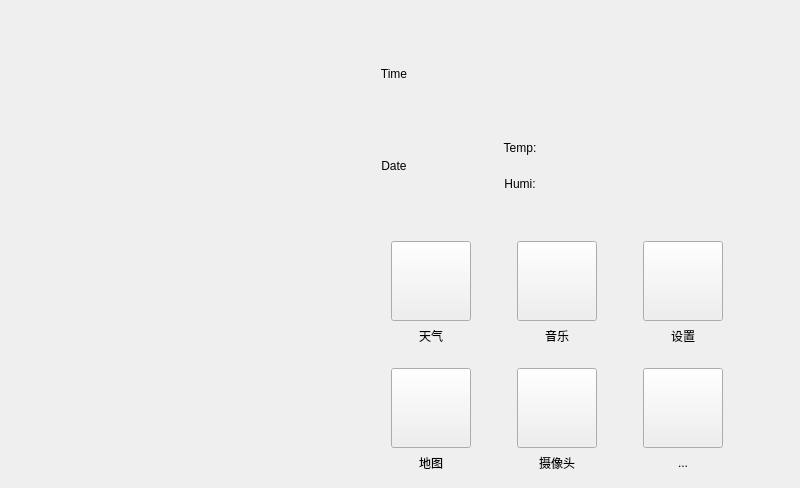
<?xml version="1.0" encoding="UTF-8"?>
<ui version="4.0">
 <class>MainWindow</class>
 <widget class="QMainWindow" name="MainWindow">
  <property name="geometry">
   <rect>
    <x>0</x>
    <y>0</y>
    <width>800</width>
    <height>488</height>
   </rect>
  </property>
  <property name="minimumSize">
   <size>
    <width>800</width>
    <height>480</height>
   </size>
  </property>
  <property name="windowTitle">
   <string>MainWindow</string>
  </property>
  <property name="styleSheet">
   <string notr="true"/>
  </property>
  <widget class="QWidget" name="centralWidget">
   <widget class="QGroupBox" name="groupBox">
    <property name="geometry">
     <rect>
      <x>300</x>
      <y>10</y>
      <width>461</width>
      <height>200</height>
     </rect>
    </property>
    <property name="minimumSize">
     <size>
      <width>200</width>
      <height>150</height>
     </size>
    </property>
    <property name="styleSheet">
     <string notr="true">QGroupBox {
    subcontrol-origin: margin;
    subcontrol-position: top left;
    padding: 0 8px;
    color: transparent;
    background: transparent;
    border: none;
    height: 0px;
    width: 0px;
}</string>
    </property>
    <property name="title">
     <string/>
    </property>
    <layout class="QGridLayout" name="gridLayout">
     <item row="0" column="0">
      <layout class="QHBoxLayout" name="horizontalLayout_7">
       <item>
        <widget class="QLabel" name="label_Time">
         <property name="minimumSize">
          <size>
           <width>150</width>
           <height>100</height>
          </size>
         </property>
         <property name="text">
          <string>Time</string>
         </property>
         <property name="alignment">
          <set>Qt::AlignCenter</set>
         </property>
        </widget>
       </item>
       <item>
        <spacer name="horizontalSpacer_5">
         <property name="orientation">
          <enum>Qt::Horizontal</enum>
         </property>
         <property name="sizeHint" stdset="0">
          <size>
           <width>40</width>
           <height>20</height>
          </size>
         </property>
        </spacer>
       </item>
       <item>
        <layout class="QVBoxLayout" name="verticalLayout_9">
         <item>
          <layout class="QHBoxLayout" name="horizontalLayout_5">
           <item>
            <widget class="QLabel" name="label_11">
             <property name="minimumSize">
              <size>
               <width>45</width>
               <height>30</height>
              </size>
             </property>
             <property name="text">
              <string/>
             </property>
             <property name="alignment">
              <set>Qt::AlignCenter</set>
             </property>
            </widget>
           </item>
           <item>
            <widget class="QLabel" name="label_12">
             <property name="minimumSize">
              <size>
               <width>45</width>
               <height>30</height>
              </size>
             </property>
             <property name="text">
              <string/>
             </property>
             <property name="alignment">
              <set>Qt::AlignCenter</set>
             </property>
            </widget>
           </item>
          </layout>
         </item>
         <item>
          <layout class="QHBoxLayout" name="horizontalLayout_6">
           <item>
            <widget class="QLabel" name="label_13">
             <property name="minimumSize">
              <size>
               <width>45</width>
               <height>30</height>
              </size>
             </property>
             <property name="text">
              <string/>
             </property>
             <property name="alignment">
              <set>Qt::AlignCenter</set>
             </property>
            </widget>
           </item>
           <item>
            <widget class="QLabel" name="label_14">
             <property name="minimumSize">
              <size>
               <width>45</width>
               <height>30</height>
              </size>
             </property>
             <property name="text">
              <string/>
             </property>
             <property name="alignment">
              <set>Qt::AlignCenter</set>
             </property>
            </widget>
           </item>
          </layout>
         </item>
        </layout>
       </item>
      </layout>
     </item>
     <item row="1" column="0">
      <layout class="QHBoxLayout" name="horizontalLayout_8">
       <item>
        <widget class="QLabel" name="label_Date">
         <property name="minimumSize">
          <size>
           <width>150</width>
           <height>40</height>
          </size>
         </property>
         <property name="text">
          <string>Date</string>
         </property>
         <property name="alignment">
          <set>Qt::AlignCenter</set>
         </property>
        </widget>
       </item>
       <item>
        <layout class="QVBoxLayout" name="verticalLayout_8">
         <item>
          <layout class="QHBoxLayout" name="horizontalLayout_3">
           <item>
            <widget class="QLabel" name="label_temp_n">
             <property name="minimumSize">
              <size>
               <width>90</width>
               <height>30</height>
              </size>
             </property>
             <property name="maximumSize">
              <size>
               <width>45</width>
               <height>30</height>
              </size>
             </property>
             <property name="text">
              <string>Temp:</string>
             </property>
             <property name="alignment">
              <set>Qt::AlignCenter</set>
             </property>
            </widget>
           </item>
           <item>
            <widget class="QLabel" name="label_temp">
             <property name="minimumSize">
              <size>
               <width>45</width>
               <height>30</height>
              </size>
             </property>
             <property name="maximumSize">
              <size>
               <width>45</width>
               <height>30</height>
              </size>
             </property>
             <property name="text">
              <string/>
             </property>
             <property name="alignment">
              <set>Qt::AlignCenter</set>
             </property>
            </widget>
           </item>
          </layout>
         </item>
         <item>
          <layout class="QHBoxLayout" name="horizontalLayout_4">
           <item>
            <widget class="QLabel" name="label_humi_n">
             <property name="minimumSize">
              <size>
               <width>90</width>
               <height>30</height>
              </size>
             </property>
             <property name="maximumSize">
              <size>
               <width>45</width>
               <height>30</height>
              </size>
             </property>
             <property name="text">
              <string>Humi:</string>
             </property>
             <property name="alignment">
              <set>Qt::AlignCenter</set>
             </property>
            </widget>
           </item>
           <item>
            <widget class="QLabel" name="label_humi">
             <property name="minimumSize">
              <size>
               <width>45</width>
               <height>30</height>
              </size>
             </property>
             <property name="maximumSize">
              <size>
               <width>45</width>
               <height>30</height>
              </size>
             </property>
             <property name="text">
              <string/>
             </property>
             <property name="alignment">
              <set>Qt::AlignCenter</set>
             </property>
            </widget>
           </item>
          </layout>
         </item>
        </layout>
       </item>
       <item>
        <spacer name="horizontalSpacer_6">
         <property name="orientation">
          <enum>Qt::Horizontal</enum>
         </property>
         <property name="sizeHint" stdset="0">
          <size>
           <width>40</width>
           <height>20</height>
          </size>
         </property>
        </spacer>
       </item>
      </layout>
     </item>
    </layout>
   </widget>
   <widget class="QWidget" name="verticalLayoutWidget">
    <property name="geometry">
     <rect>
      <x>10</x>
      <y>10</y>
      <width>241</width>
      <height>191</height>
     </rect>
    </property>
    <layout class="QVBoxLayout" name="videoVLayout"/>
   </widget>
   <widget class="QWidget" name="layoutWidget">
    <property name="geometry">
     <rect>
      <x>380</x>
      <y>230</y>
      <width>354</width>
      <height>253</height>
     </rect>
    </property>
    <layout class="QVBoxLayout" name="verticalLayout_7">
     <item>
      <layout class="QHBoxLayout" name="horizontalLayout_2">
       <item>
        <layout class="QVBoxLayout" name="verticalLayout_3">
         <item>
          <widget class="QPushButton" name="Weather_Button">
           <property name="minimumSize">
            <size>
             <width>80</width>
             <height>80</height>
            </size>
           </property>
           <property name="styleSheet">
            <string notr="true">border-image: url(:/resources/Ui/mianwindow/天气.png);</string>
           </property>
           <property name="text">
            <string/>
           </property>
          </widget>
         </item>
         <item>
          <widget class="QLabel" name="label">
           <property name="minimumSize">
            <size>
             <width>80</width>
             <height>0</height>
            </size>
           </property>
           <property name="text">
            <string>天气</string>
           </property>
           <property name="alignment">
            <set>Qt::AlignCenter</set>
           </property>
          </widget>
         </item>
        </layout>
       </item>
       <item>
        <spacer name="horizontalSpacer">
         <property name="orientation">
          <enum>Qt::Horizontal</enum>
         </property>
         <property name="sizeHint" stdset="0">
          <size>
           <width>40</width>
           <height>20</height>
          </size>
         </property>
        </spacer>
       </item>
       <item>
        <layout class="QVBoxLayout" name="verticalLayout_2">
         <item>
          <widget class="QPushButton" name="Music_Button">
           <property name="minimumSize">
            <size>
             <width>80</width>
             <height>80</height>
            </size>
           </property>
           <property name="styleSheet">
            <string notr="true">border-image: url(:/resources/Ui/mianwindow/音乐.png);</string>
           </property>
           <property name="text">
            <string/>
           </property>
          </widget>
         </item>
         <item>
          <widget class="QLabel" name="label_4">
           <property name="minimumSize">
            <size>
             <width>80</width>
             <height>0</height>
            </size>
           </property>
           <property name="text">
            <string>音乐</string>
           </property>
           <property name="alignment">
            <set>Qt::AlignCenter</set>
           </property>
          </widget>
         </item>
        </layout>
       </item>
       <item>
        <spacer name="horizontalSpacer_3">
         <property name="orientation">
          <enum>Qt::Horizontal</enum>
         </property>
         <property name="sizeHint" stdset="0">
          <size>
           <width>40</width>
           <height>20</height>
          </size>
         </property>
        </spacer>
       </item>
       <item>
        <layout class="QVBoxLayout" name="verticalLayout">
         <item>
          <widget class="QPushButton" name="pBtn_Setting">
           <property name="minimumSize">
            <size>
             <width>80</width>
             <height>80</height>
            </size>
           </property>
           <property name="styleSheet">
            <string notr="true">border-image: url(:/resources/Ui/mianwindow/设置.png);</string>
           </property>
           <property name="text">
            <string/>
           </property>
          </widget>
         </item>
         <item>
          <widget class="QLabel" name="label_5">
           <property name="minimumSize">
            <size>
             <width>80</width>
             <height>0</height>
            </size>
           </property>
           <property name="text">
            <string>设置</string>
           </property>
           <property name="alignment">
            <set>Qt::AlignCenter</set>
           </property>
          </widget>
         </item>
        </layout>
       </item>
      </layout>
     </item>
     <item>
      <spacer name="verticalSpacer">
       <property name="orientation">
        <enum>Qt::Vertical</enum>
       </property>
       <property name="sizeHint" stdset="0">
        <size>
         <width>215</width>
         <height>13</height>
        </size>
       </property>
      </spacer>
     </item>
     <item>
      <layout class="QHBoxLayout" name="horizontalLayout">
       <item>
        <layout class="QVBoxLayout" name="verticalLayout_4">
         <item>
          <widget class="QPushButton" name="Map_Button">
           <property name="minimumSize">
            <size>
             <width>80</width>
             <height>80</height>
            </size>
           </property>
           <property name="styleSheet">
            <string notr="true">border-image: url(:/resources/Ui/mianwindow/地图.png);</string>
           </property>
           <property name="text">
            <string/>
           </property>
          </widget>
         </item>
         <item>
          <widget class="QLabel" name="label_2">
           <property name="minimumSize">
            <size>
             <width>80</width>
             <height>0</height>
            </size>
           </property>
           <property name="text">
            <string>地图</string>
           </property>
           <property name="alignment">
            <set>Qt::AlignCenter</set>
           </property>
          </widget>
         </item>
        </layout>
       </item>
       <item>
        <spacer name="horizontalSpacer_2">
         <property name="orientation">
          <enum>Qt::Horizontal</enum>
         </property>
         <property name="sizeHint" stdset="0">
          <size>
           <width>40</width>
           <height>20</height>
          </size>
         </property>
        </spacer>
       </item>
       <item>
        <layout class="QVBoxLayout" name="verticalLayout_5">
         <item>
          <widget class="QPushButton" name="Camera_Button">
           <property name="minimumSize">
            <size>
             <width>80</width>
             <height>80</height>
            </size>
           </property>
           <property name="styleSheet">
            <string notr="true">border-image: url(:/resources/Ui/mianwindow/摄像头.png);</string>
           </property>
           <property name="text">
            <string/>
           </property>
          </widget>
         </item>
         <item>
          <widget class="QLabel" name="label_3">
           <property name="minimumSize">
            <size>
             <width>80</width>
             <height>0</height>
            </size>
           </property>
           <property name="text">
            <string>摄像头</string>
           </property>
           <property name="alignment">
            <set>Qt::AlignCenter</set>
           </property>
          </widget>
         </item>
        </layout>
       </item>
       <item>
        <spacer name="horizontalSpacer_4">
         <property name="orientation">
          <enum>Qt::Horizontal</enum>
         </property>
         <property name="sizeHint" stdset="0">
          <size>
           <width>40</width>
           <height>20</height>
          </size>
         </property>
        </spacer>
       </item>
       <item>
        <layout class="QVBoxLayout" name="verticalLayout_6">
         <item>
          <widget class="QPushButton" name="Music_Button_3">
           <property name="minimumSize">
            <size>
             <width>80</width>
             <height>80</height>
            </size>
           </property>
           <property name="styleSheet">
            <string notr="true"/>
           </property>
           <property name="text">
            <string/>
           </property>
          </widget>
         </item>
         <item>
          <widget class="QLabel" name="label_6">
           <property name="minimumSize">
            <size>
             <width>80</width>
             <height>0</height>
            </size>
           </property>
           <property name="text">
            <string>...</string>
           </property>
           <property name="alignment">
            <set>Qt::AlignCenter</set>
           </property>
          </widget>
         </item>
        </layout>
       </item>
      </layout>
     </item>
    </layout>
   </widget>
  </widget>
 </widget>
 <layoutdefault spacing="6" margin="11"/>
 <resources/>
 <connections/>
</ui>
